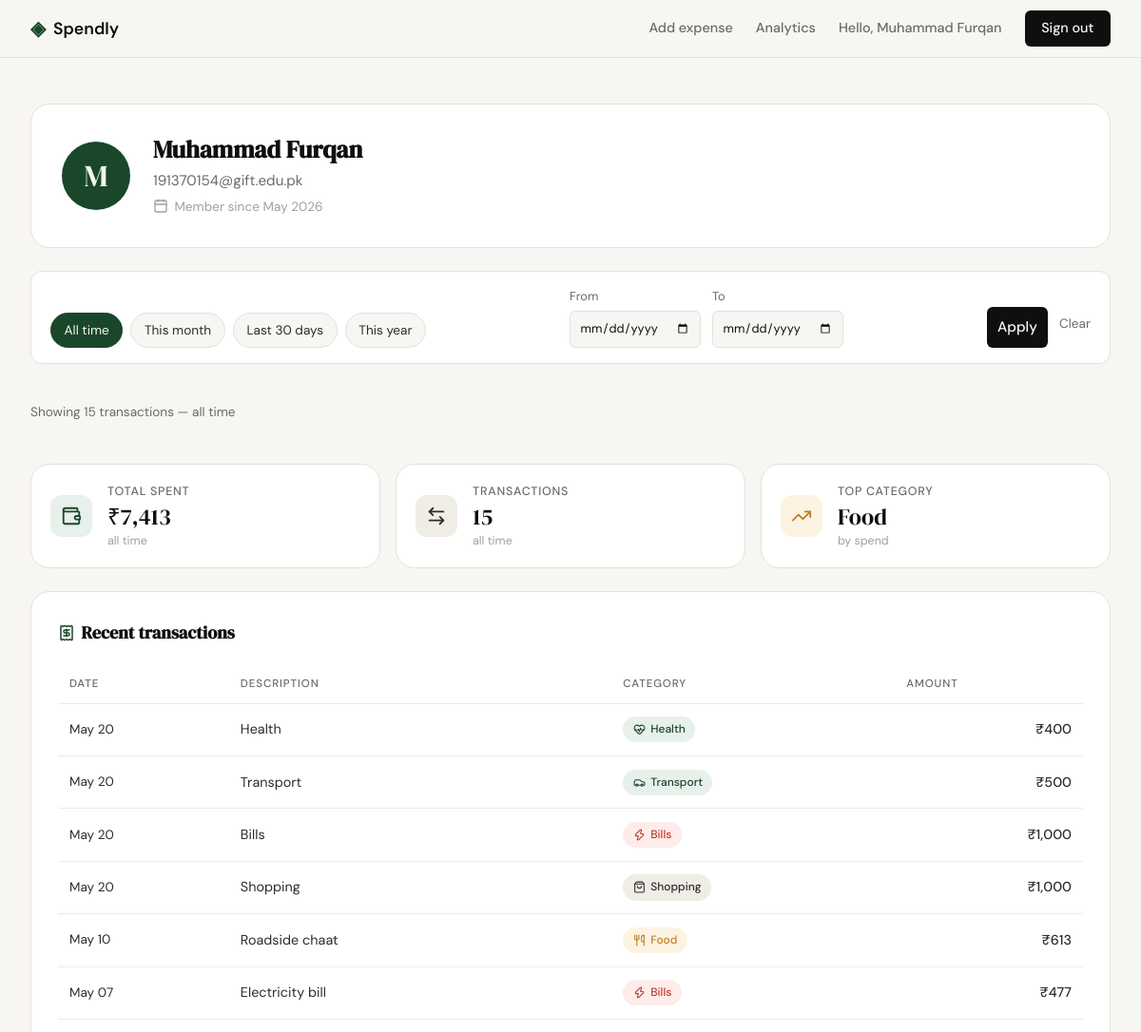
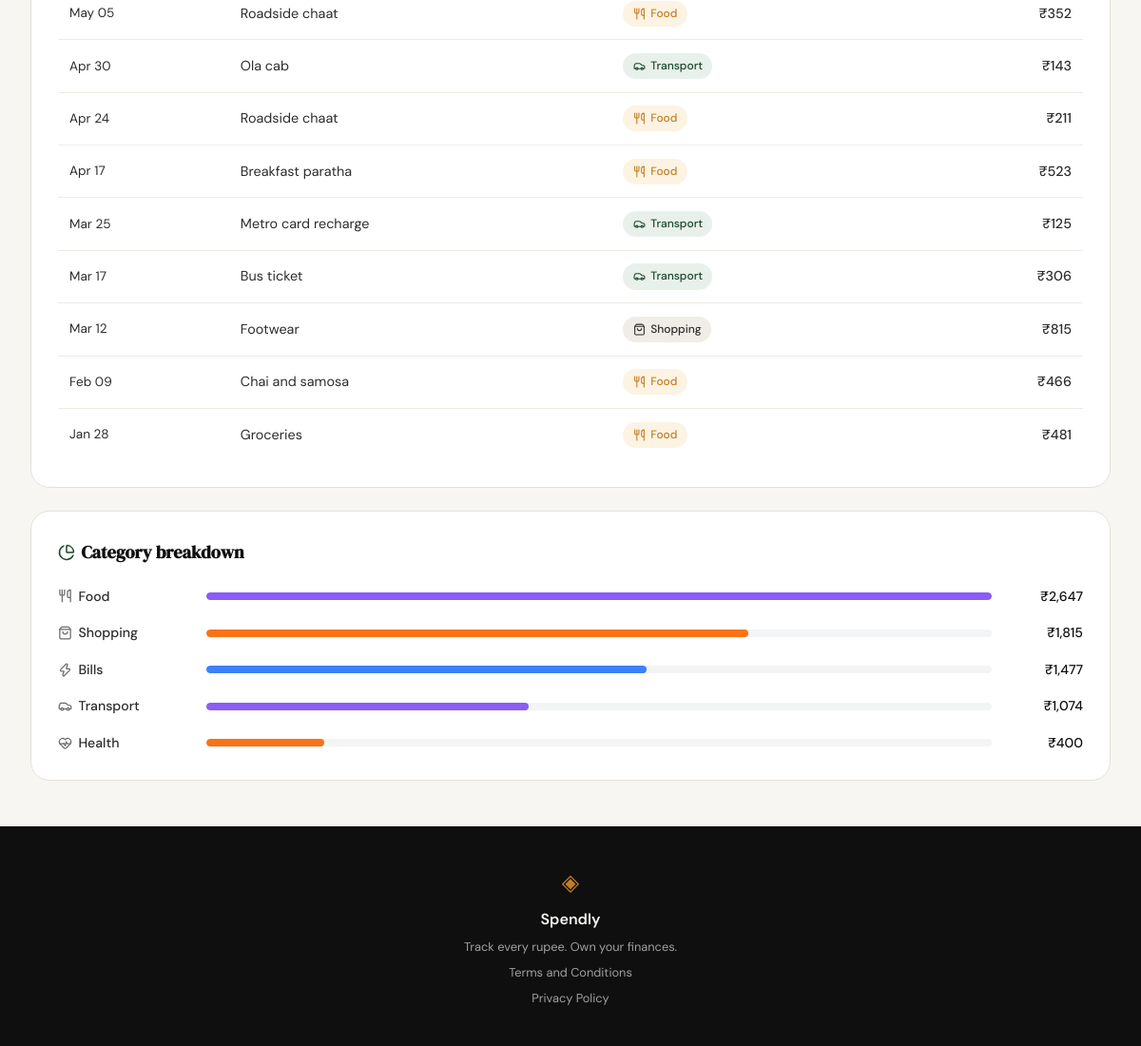
/profile (signed in), run on the app's committed database (2 pictures, top to bottom).
### tables this page shows
CREATE TABLE users (
            id            INTEGER PRIMARY KEY AUTOINCREMENT,
            name          TEXT    NOT NULL,
            email         TEXT    UNIQUE NOT NULL,
            password_hash TEXT    NOT NULL,
            created_at    TEXT    DEFAULT (datetime('now'))
        );

CREATE TABLE expenses (
            id          INTEGER PRIMARY KEY AUTOINCREMENT,
            user_id     INTEGER NOT NULL REFERENCES users(id),
            amount      REAL    NOT NULL,
            category    TEXT    NOT NULL,
            date        TEXT    NOT NULL,
            description TEXT,
            created_at  TEXT    DEFAULT (datetime('now'))
        );

### app.py (the view, shortened to what this page needs)
@app.route("/profile")
def profile():
    if not session.get("user_id"):
        return redirect(url_for("login"))
    conn = get_db()
    user_row = conn.execute(
        "SELECT id, name, email, created_at FROM users WHERE id = ?",
        (session["user_id"],),
    ).fetchone()
    if user_row is None:
        conn.close()
        session.clear()
        return redirect(url_for("login"))
    filt = resolve_date_range(request.args, date.today())
    sql = "SELECT amount, category, date, description FROM expenses WHERE user_id = ?"
    params = [user_row["id"]]
    sql += " ORDER BY date DESC, id DESC"
    expense_rows = conn.execute(sql, params).fetchall()
    conn.close()
    return render_template(
        "profile.html",
        user=build_user_context(user_row),
        stats=build_stats(expense_rows),
        transactions=build_transactions(expense_rows),
        breakdown=build_breakdown(expense_rows),
        date_filter=filt,
        date_presets=DATE_PRESETS,
    )

### database/db.py (called while the page is built)
def get_db():
    db_path = os.path.join(os.path.dirname(os.path.dirname(__file__)), "spendly.db")
    conn = sqlite3.connect(db_path)
    conn.row_factory = sqlite3.Row
    conn.execute("PRAGMA foreign_keys = ON")
    return conn

### database/queries.py (called while the page is built, shortened)
def resolve_date_range(args, today):
    start_raw = (args.get("start") or "").strip()
    end_raw   = (args.get("end") or "").strip()
    preset_raw = (args.get("preset") or "").strip()
    inactive = {
        "start": None, "end": None, "preset": None,
        "range_label": "all time",
        "start_display": "", "end_display": "",
        "is_active": False, "error": None,
    }
    if preset_raw == "month":
        start_date = today.replace(day=1)
        end_date = today
    elif preset_raw == "30d":
        start_date = today - timedelta(days=29)
        end_date = today
    elif preset_raw == "year":
        start_date = today.replace(month=1, day=1)
        end_date = today
    else:
        return {**inactive, "preset": preset_raw if preset_raw == "all" else None}

def format_amount(value):
    return "₹" + f"{int(round(value or 0)):,}"

def build_user_context(user_row):
    name = (user_row["name"] or "").strip()
    initial = name[:1].upper() if name else "?"
    created_at = user_row["created_at"] or ""
    try:
        member_since = datetime.strptime(created_at[:19], "%Y-%m-%d %H:%M:%S").strftime("%b %Y")
    except ValueError:
        try:
            member_since = datetime.strptime(created_at[:10], "%Y-%m-%d").strftime("%b %Y")
        except ValueError:
            member_since = ""
    return {
        "name":         name,
        "email":        user_row["email"],
        "initial":      initial,
        "member_since": member_since,
    }

### templates/profile.html (shortened to what this page needs)
{% extends "base.html" %}
{% block content %}
<section class="profile-section">
    <div class="profile-hero">
        <div class="profile-avatar">{{ user.initial }}</div>
        <div class="profile-identity">
            <h1 class="profile-name">{{ user.name }}</h1>
            <p class="profile-email">{{ user.email }}</p>
            <p class="profile-meta">
                <i data-lucide="calendar" class="icon-inline"></i>
                Member since {{ user.member_since }}
            </p>
        </div>
    </div>
    <form class="filter-bar" method="GET" action="{{ url_for('profile') }}">
        <div class="filter-presets">
            {% for key, label in date_presets %}
                <a href="{{ url_for('profile', preset=key) }}"
                   class="filter-preset{% if date_filter.preset == key or (key == 'all' and not date_filter.is_active) %} filter-preset--active{% endif %}">
                    {{ label }}
                </a>
            {% endfor %}
        </div>
        <div class="filter-dates">
            <label class="filter-field">
                <span>From</span>
                <input class="filter-input" type="date" name="start" value="{{ date_filter.start or '' }}">
            </label>
            <label class="filter-field">
                <span>To</span>
                <input class="filter-input" type="date" name="end" value="{{ date_filter.end or '' }}">
            </label>
        </div>
        <div class="filter-actions">
            <button type="submit" class="btn-submit">Apply</button>
            <a class="filter-clear" href="{{ url_for('profile') }}">Clear</a>
        </div>
    </form>
    <p class="filter-caption">
        Showing {{ stats.tx_count }} transaction{{ '' if stats.tx_count == 1 else 's' }} — {{ date_filter.range_label }}
    </p>
    <div class="profile-stats">
        <div class="profile-stat">
            <div class="profile-stat-icon profile-stat-icon--accent">
                <i data-lucide="wallet"></i>
            </div>
            <div class="profile-stat-body">
                <span class="profile-stat-label">Total spent</span>
                <span class="profile-stat-value">{{ stats.total_spent }}</span>
                <span class="profile-stat-note">{{ date_filter.range_label }}</span>
            </div>
        </div>
        <div class="profile-stat">
            <div class="profile-stat-icon profile-stat-icon--neutral">
                <i data-lucide="arrow-left-right"></i>
            </div>
            <div class="profile-stat-body">
                <span class="profile-stat-label">Transactions</span>
                <span class="profile-stat-value">{{ stats.tx_count }}</span>
                <span class="profile-stat-note">{{ date_filter.range_label }}</span>
            </div>
        </div>
        <div class="profile-stat">
            <div class="profile-stat-icon profile-stat-icon--accent2">
                <i data-lucide="trending-up"></i>
            </div>
            <div class="profile-stat-body">
                <span class="profile-stat-label">Top category</span>
                <span class="profile-stat-value">{{ stats.top_category }}</span>
                <span class="profile-stat-note">by spend</span>
            </div>
        </div>
    </div>
    <div class="profile-panel">
        <h2 class="profile-panel-title">
            <i data-lucide="receipt" class="icon-inline"></i>
            Recent transactions
        </h2>
        <div class="profile-table-wrap">
            <table class="profile-table">
                <thead>
                    <tr>
                        <th>Date</th>
                        <th>Description</th>
                        <th>Category</th>
                        <th class="ta-right">Amount</th>
                    </tr>
                </thead>
                <tbody>
                    {% for tx in transactions %}
                    <tr>
                        <td class="profile-table-date">{{ tx.date }}</td>
                        <td>{{ tx.description }}</td>
                        <td>
                            <span class="cat-badge cat-badge--{{ tx.category }}">
                                <i data-lucide="{{ tx.icon }}"></i>
                                {{ tx.category_label }}
                            </span>
                        </td>
                        <td class="ta-right profile-table-amt">{{ tx.amount }}</td>
                    </tr>
                    {% endfor %}
                </tbody>
            </table>
        </div>
    </div>
    <div class="profile-panel">
        <h2 class="profile-panel-title">
            <i data-lucide="pie-chart" class="icon-inline"></i>
            Category breakdown
        </h2>
        <div class="profile-breakdown">
            {% for row in breakdown %}
            <div class="profile-breakdown-row">
                <span class="profile-breakdown-label">
                    <i data-lucide="{{ row.icon }}" class="icon-inline"></i>
                    {{ row.category_label }}
                </span>
                <div class="lbar-track">
                    <div class="lbar-fill {{ row.bar_class }}" style="width: {{ row.percent }}%"></div>
                </div>
                <span class="profile-breakdown-amt">{{ row.amount }}</span>
            </div>
            {% endfor %}
        </div>
    </div>
</section>
{% endblock %}

### templates/base.html (shortened to what this page needs)
<!DOCTYPE html>
<html lang="en">
<head>
    <link rel="stylesheet" href="{{ url_for('static', filename='css/style.css') }}">
</head>
<body>
    <nav class="navbar">
        <div class="nav-inner">
            <a href="{{ url_for('landing') }}" class="nav-brand">
                <span class="brand-icon">◈</span>
                <span class="brand-name">Spendly</span>
            </a>
            <div class="nav-links">
                {% if session.get('user_id') %}
                    <a href="{{ url_for('add_expense') }}"
                       class="nav-link {% if request.endpoint == 'add_expense' %}active{% endif %}">Add expense</a>
                    <a href="{{ url_for('analytics') }}"
                       class="nav-link {% if request.endpoint == 'analytics' %}active{% endif %}">Analytics</a>
                    <a href="{{ url_for('profile') }}" class="nav-user">Hello, {{ session.name }}</a>
                    <a href="{{ url_for('logout') }}" class="nav-cta">Sign out</a>
                {% else %}
                    <a href="{{ url_for('login') }}">Sign in</a>
                    <a href="{{ url_for('register') }}" class="nav-cta">Get started</a>
                {% endif %}
            </div>
        </div>
    </nav>
    <main class="main-content">
        {% block content %}{% endblock %}
    </main>
    <footer class="footer">
        <div class="footer-inner">
            <span class="brand-icon">◈</span>
            <span class="footer-name">Spendly</span>
            <p class="footer-copy">Track every rupee. Own your finances.</p>
            <p class="footer-copy"><a href="{{ url_for('terms') }}">Terms and Conditions</a></p>
            <p class="footer-copy"><a href="{{ url_for('privacy') }}">Privacy Policy</a>
        </div>
    </footer>
</body>
</html>

### data on the page
users: name "Muhammad Furqan", email "191370154@gift.edu.pk"
expenses: date "May 20", description "Health", category_label "Health", amount "₹400"
expenses: date "May 10", description "Roadside chaat", category_label "Food", amount "₹613"
expenses: date "May 07", description "Electricity bill", category_label "Bills", amount "₹477"
expenses: date "May 05", description "Roadside chaat", category_label "Food", amount "₹352"
expenses: date "Apr 30", description "Ola cab", category_label "Transport", amount "₹143"
expenses: date "Apr 24", description "Roadside chaat", category_label "Food", amount "₹211"
expenses: date "Apr 17", description "Breakfast paratha", category_label "Food", amount "₹523"
expenses: date "Mar 25", description "Metro card recharge", category_label "Transport", amount "₹125"
expenses: date "Mar 17", description "Bus ticket", category_label "Transport", amount "₹306"
expenses: date "Mar 12", description "Footwear", category_label "Shopping", amount "₹815"
expenses: date "Feb 09", description "Chai and samosa", category_label "Food", amount "₹466"
expenses: date "Jan 28", description "Groceries", category_label "Food", amount "₹481"

### other printed values
{{ user.initial }} "M"
{{ user.member_since }} "May 2026"
{{ label }} "All time" "This month" "Last 30 days" "This year"
{{ stats.tx_count }} "15"
{{ '' if stats.tx_count == 1 else 's' }} "s"
{{ date_filter.range_label }} "all time"
{{ stats.total_spent }} "₹7,413"
{{ stats.top_category }} "Food"
{{ tx.date }} "May 20" "May 20" "May 20"
{{ tx.description }} "Transport" "Bills" "Shopping"
{{ tx.category_label }} "Transport" "Bills" "Shopping"
{{ tx.amount }} "₹500" "₹1,000" "₹1,000"
{{ row.category_label }} "Food" "Shopping" "Bills" "Transport" "Health"
{{ row.amount }} "₹2,647" "₹1,815" "₹1,477" "₹1,074" "₹400"
